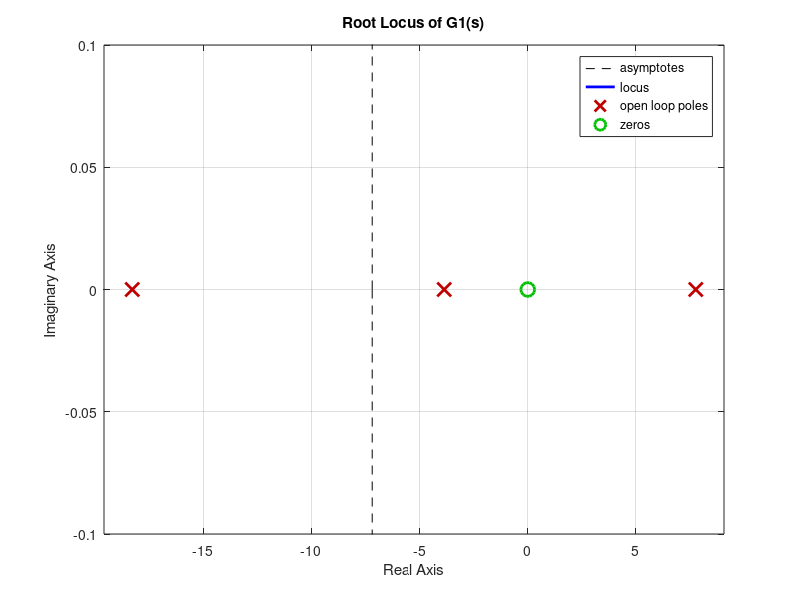

This chart was generated by the following MATLAB code: (Note: this script raises an error after producing the figure.)


%==============================================================================================================================
% SCRIPT FOR SIMULATING THE BALANCEBOT FOR ROB550: ROBOTICS LAB AT THE UNIVERSITY OF MICHIGAN
%
% THIS WILL RUN A SIMULATION USING PID CONTROL FOR THE TILT ANGLE (SEC4) FOLLOWED BY THE BODY ANGLE (SEC6).MAKES SURE TO CHECK 
% ANY SIMULATION VARIABLES DEFINED BEFORE EACH SECTION
%
% THIS SCRIPT IS DEPLOYED STARTING WINTER 2020. IT IS STILL IN BETA MODE AND SUSCEPTIBLE TO FIXES/CHANGES. YOU CAN MAKE CHANGES 
% AS YOU DEEM NECESSARY
%
%==============================================================================================================================

%% Section0 - Clear Terminal Output, Figures, and All Variables

clc
close all
clear 

global Model % We will use the Model global struct to store simulation data and avoid unecessarily large amount of arguments to
             % our simulation function
             
% Hint for new matlab users on windows: Ctrl+Enter to run a highlighted section. Home->Preferences->Keyboard->Shortcuts for more.

%% Section1 - Get physical constants

% TODO : FILL IN WITH PARAMETERS FROM YOUR ROBOT
%--------------------------------------------------------------------------------------------------------------------------------
DT      = .01;                   % 100hz controller loop
m_w     = .03;                   % mass of one wheel in Kg MEASURED
m_b     = 1.0;                   % balancebot body mass without wheels (TO BE DETERMINED)
R       = .04;                   % radius of wheel in m MEASURED
L       = .100;                  % center of wheel to Center of mass (TO BE DETERMINED)
I_r     = 0.004;                 % Inertia of body about center (not wheel axis) Kg*m^2 (TO BE DETERMINED) def = 0.004
g       = 9.81;                  % gravity m/s^2
R_gb    = 20.4;                  % gearbox ratio
tau_s   = 0.50;                  % Motor output stall Torque @ V_nominal (TO BE DETERMINED)
w_free  = 50;                    % Motor output free run speed @ V_nominal (TO BE DETERMINED)
V_n     = 12.0;                  % motor nominal drive voltage
I_gb    = 100*10^-5;             % inertial of motor armature and gearbox (TO BE DETERMINED)
bot_height  = 25;                % height of the robot in !![cm]!! (TO BE DETERMINED MORE ACCURATELY from wheel center to top)

% add inertia of wheels modeled as disks and times two for both sides
I_w = 2 * (I_gb+(m_w*R^2)/2);
%--------------------------------------------------------------------------------------------------------------------------------


%% Section2 - Get model constants and state space matrices 

% We will use the state space for simulation even if this is the PID script The constants are obtained from the lecture slides 
% on the Balancebot Model Derivation. 

a1 = I_w + (m_b + m_w)*R^2;
a2 = m_b * R * L;
a3 = I_r + m_b*L^2;
a4 = m_b * g * L;


% motor model equation used: t = e*u - f*w

b1 = 2 * tau_s;        % stall torque of two motors
b2  = b1 / (w_free);   % constant provides zero torque @ free run

%simplifications

c1 = 1 - (a2^2)/(a1*a3);
c2 = 1 + (a2/a3);
c3 = 1 + (a2/a1);

A = [0 1 0 0;
     a4/(a3*c1) -(b2*c3)/(a3*c1) 0 (b2*c3)/(a3*c1);
     0 0 0 1;
     -(a2*a4)/(a1*a3*c1) (b2*c2)/(a1*c1) 0 -(b2*c2)/(a1*c1)];
B = [0 -(b1*c3)/(a3*c1) 0 (b1*c2)/(a1*c1) ]';
C = [1 0 0 0;
     0 0 1 0];
D = [0 0]';

% Transfer continuous time system to discrete time system Discrete simulation allow us to factor in the effect of the control 
% freq under which we run our control on the Beaglebone.

sys = ss(A,B,C,D);
sys_d = c2d(sys,DT,'zoh');  % If interested, read on state transition from continuous to discrete
Model.A_d = sys_d.A;
Model.B_d = sys_d.B;
Model.C_d = sys_d.C;
Model.D_d = sys_d.D;
Model.DT = DT;
Model.bot_height = bot_height;
Model.radius = R;

%% Section3 -Inner loop plant including motor dynamics

% First transfer function of interest, G1(s). Controlling the output of this transfer function allows us to control tilt. Input
% is a reference body angle. The control loop will compose the inner loop.

numG1 = [-b1*(a1+a2), 0];
denG1 = [(a1*a3 - a2^2), b2*(a1+a3+2*a2), -a1*a4, -a4*b2];
% Make TF monic 
numG1 = (1/denG1(1))*numG1; 
denG1 = (1/denG1(1))*denG1;
% Make the TF
G1 = tf(numG1,denG1)
disp('G1 poles')
root_den_innerloop = roots(denG1)
disp('G1 zeros')
root_num_innerloop = roots(numG1)

% TODO : LOOK AT THE ROOT LOCUS OF THE INNER PLANT. THINK ABOUT THE POSITION OF POLES AND ZEROS. THIS HELPS IN MAKING THE TUNING 
% A BIT MORE EDUCATED. YOU MIGHT WANT TO TAKE A LOOK AGAIN WITH THE LOOP CLOSED AND YOUR PID INCLUDED TO SEE HOW YOU AFFECT IT 
%--------------------------------------------------------------------------------------------------------------------------------
figure(1)
rlocus(G1)
title('Root Locus of G1(s)')
%--------------------------------------------------------------------------------------------------------------------------------

%% Section4 -Inner Loop Body Angle Controller


tr1 = 0.05;       % desired rise time of inner loop
wc1 = 1.8/tr1;    % rule of thumb crossover freq

% TODO : TUNE !
%--------------------------------------------------------------------------------------------------------------------------------
gain1 = 1.0;      % Optional: You can use the gain to gain the net output of your PID. Equivalent to imposing one more P layer.
Kp1   = -3.0;
Ki1   = -14.0;
Kd1   = -0.05;
tf1   = 1/wc1;
%--------------------------------------------------------------------------------------------------------------------------------

D1  = gain1*pid(Kp1, Ki1, Kd1, 1/wc1);
OL1 = minreal(D1*G1);
CL1 = feedback(OL1,1); % This closes the loop. Optional: Look at its root locus

% Optional: Use "step(CL1)" to simulate the loop for a step input in continous time domain. May serve as a reference.

% Discrete-time simulation for inner loop

sim_time = 5;                   % sim time [s] Default = 5
theta_ref = 0.1;                % Reference Body angle value [rad]
theta_0 = 0;                    % Initial Theta [rad]
x0 = [theta_0;0;0;0];           % Initial States
theta = theta_0;                % Initializing Theta
y_vec = [];                     % Storing Y vector history (Det. by the C matrix in Sec2. Default: Y only has theta and phi
u_vec = [];                     % Storing control input (duty cycle) history
time_vec = [];                  % Storing time vector for plotting
ref_vec = [];                   % Store reference value at each step for plotting, here it will be a fixed line. More imp in sec5

saturate = false;               % Impose duty cycle staturation between -1 and 1, as well as simulate the ground. Setting to false
                                % should get you similar results to the optional continuous time simulation if you. For a more 
                                % accurate simulation however, you need it true

filter_derr = true;             % Filter the output of the derivative controller of your PID. This dampens sharp high frequency
                                % behaviour that results of calculating derivatives discretely
                                
draw_robot = true;              % Draw the robot to visually see the graphs you're getting in action. This option is here 
                                % in case drawing slows sim on some machines.

% Needed inits for recording history
prev_err = 0;                   % Error Value from pervious loop
int_err = 0;                    % Integral of the error
prev_derr = 0;                  % Need to store deriv error for filtering


for time = 0:DT:sim_time
    
    err = theta_ref - theta;                    % Error Val of current loop   
    d_err = (err-prev_err)/DT;                  % Derivative of error
    int_err = int_err + 0.5*(err+prev_err)*DT;  % Integrated error
    
    if filter_derr
        d_err = (1-DT/tf1)* prev_derr+ (DT/tf1)*d_err; % Discrete low-pass filtering for the derivative output
    end
    u = Kp1*err + Ki1*int_err + Kd1*d_err;      % Get control inpt
    [x,y,u] = sim_bot(x0, u, saturate);         % Need sim_bot.m in the same directory as this script. 
    theta = y(1);                               % Read theta, on the actual robot this is equivalent to a gyro reading of tilt     
    
    % Update initial and prev vars for the next loop
    x0 = x;
    prev_err = err; 
    prev_derr = d_err;
    % Build the plotting and drawing vectors
    time_vec = [time_vec time];
    y_vec = [y_vec, y];
    u_vec = [u_vec, u];
    ref_vec = [ref_vec, [theta_ref;0]];
    
    % Plot data and draw robot (if set to true). The number is the figure number
    plot_bot(y_vec,u_vec,ref_vec,time_vec,draw_robot,2)

end


%% Section5 - Outer Loop Plant

% Second transfer function of interest, G2(s). Controlling the output of this transfer function allows us to control wheel 
% position and consequently robot position. Input is a reference wheel pos angle, output is the reference angle of the inner loop
% which as before, will calculate the duty cycle and ultimately drive things. This should clear the intuition on why we refer 
% to them as inner and outer loops.

numG2 = [-(a2+a3), 0, a4];
denG2 = [a1+a2, 0,0];
% make monic
numG2 = (1/denG2(1))*numG2;
denG2 = (1/denG2(1))*denG2;
% make the TF
G2=tf(numG2,denG2)
disp('G2 poles')
roots(denG2)
disp('G2 zeros')
roots(numG2)

% TODO : AGAIN, WE LOOK AT THE ROOT LOCUS
%--------------------------------------------------------------------------------------------------------------------------------
figure(3)
rlocus(G2)
title('Root Locus of G2(s)')
%--------------------------------------------------------------------------------------------------------------------------------

%% Section6 - Outer Loop Position Controller for Full System Control

% NOTE: WE RE-INTRODUCE THE DEFS FOR CONTROLLER 1 TO ALLOW MORE CONVENIENCE OF TUNING IN A SINGLE SPOT. BY DEFAULT WE SET THEM TO
% WHAT YOU OBTAINED IN Section4, HOWEVER YOU CAN TUNE THEM HERE

tr2 = 0.35;     % desired rise time of outer loop
wc2 = 1.8/tr2;  % rule of thumb crossover freq


% TODO : TUNE !
%--------------------------------------------------------------------------------------------------------------------------------
% Inner - Keep results from Sec4 or tune again here if needed.
gain1 = gain1;
Kp1 = Kp1;
Ki1 = Ki1;
Kd1 = Kd1;
tf1 = tf1;

% Outer - Tune!
gain2 = 1.0; % Like before, optional.
Kp2 = 0.04;
Ki2 = 0.005;
Kd2 = 0.015;
tf2 = 1/wc2;
%--------------------------------------------------------------------------------------------------------------------------------


D2  = gain2*pid(Kp2, Ki2, Kd2, 1/wc2)
OL2 = minreal(D2*CL1*G2);
CL2 = feedback(OL2,1); % Optional : Look at root-locus

% Optional : step(CL2)   



% Discrete-time simulation for outer loop

sim_time = 5;                   % sim time [s] Default = 5
phi_ref = 1;                    % Reference wheel position [rad]
phi_0 = 0;                      % Initial wheel pos [rad]
theta_0 = 0;                    % Initial Theta [rad]
x0 = [theta_0;0;phi_0;0];       % Initial States
phi = phi_0;                    % Initialize Wheel pos
theta = theta_0;                % Initialize Body angle
y_vec = [];                     % Storing Y vector history (Det. by the C matrix in Sec2. Default: Y only has theta and phi
u_vec = [];                     % Storing control input (duty cycle) history
time_vec = [];                  % Storing time vector for plotting
ref_vec = [];                   % Store reference value at each step for plotting. Very important here to see ref body angle

saturate = true;                % Impose duty cycle staturation between -1 and 1, as well as simulate the ground. Setting to false
                                % should get you similar results to the optional continuous time simulation if you. For a more 
                                % accurate simulation however, you need it true
                                
filter_derr = true;             % Filter the output of the derivative controller of your PID. This dampens sharp high frequency
                                % behaviour that results of calculating derivatives discretely

draw_robot = true;              % Draw the robot to visually see the graphs you're getting in action. This option is here 
                                % in case drawing slows sim on some machines.
                                
% Needed inits for recording history
prev_phi_err = 0;               % Phi Error from pervious loop
int_phi_err = 0;                % Phi Error Integral
prev_theta_err = 0;             % Theta Error from pervious loop
int_theta_err = 0;              % Theta Error Integral

% Need to store deriv error for filtering
prev_phi_derr = 0;
prev_theta_derr = 0;

for time = 0:DT:sim_time
    
    % Outer Controller
    err_phi = phi_ref - phi;
    d_err_phi = (err_phi-prev_phi_err)/DT;
    int_phi_err = int_phi_err + 0.5*(err_phi+prev_phi_err)*DT;
    if filter_derr
        d_err_phi = (1-DT/tf2)* prev_phi_derr+ (DT/tf2)*d_err_phi;          %Filtering
    end    
    theta_ref = Kp2*err_phi + Ki2*int_phi_err + Kd2*d_err_phi;
    prev_phi_derr = d_err_phi;
    
    % Inner Controller
    err_theta = theta_ref - theta;                   
    d_err_theta = (err_theta-prev_theta_err)/DT;      
    int_theta_err = int_theta_err + 0.5*(err_theta+prev_theta_err)*DT;
    if filter_derr
        d_err_theta = (1-DT/tf1)* prev_theta_derr+ (DT/tf1)*d_err_theta;    %Filtering
    end   
    u = Kp1*err_theta + Ki1*int_theta_err + Kd1*d_err_theta;
    prev_theta_err = d_err_theta;
    
    [x,y,u] = sim_bot(x0, u, saturate);   % Need the sim_bot.m in the directory
    theta = y(1);     
    phi = y(2);
    x0 = x;
    prev_phi_err = err_phi;
    prev_theta_err = err_theta;
    
    time_vec = [time_vec time];
    y_vec = [y_vec, y];
    u_vec = [u_vec, u];
    ref_vec = [ref_vec, [theta_ref; phi_ref]];
    plot_bot(y_vec,u_vec,ref_vec,time_vec,draw_robot,2)

end

